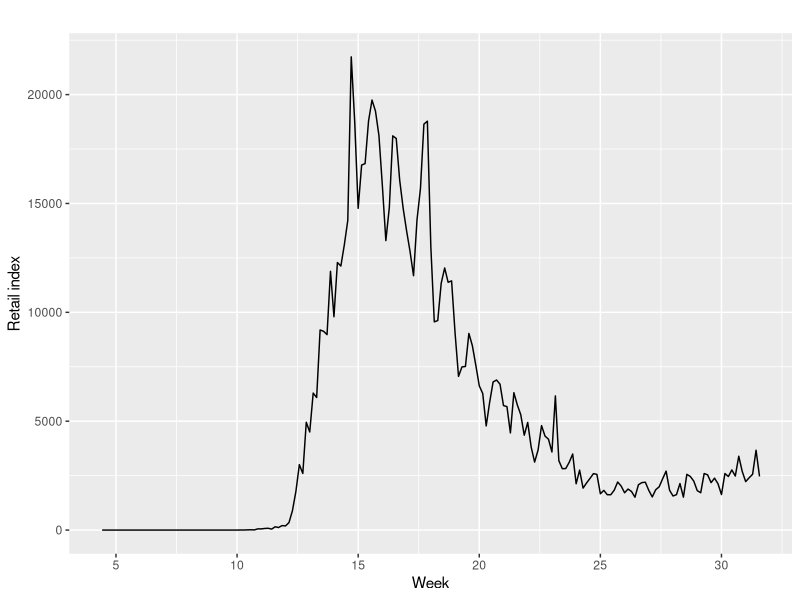
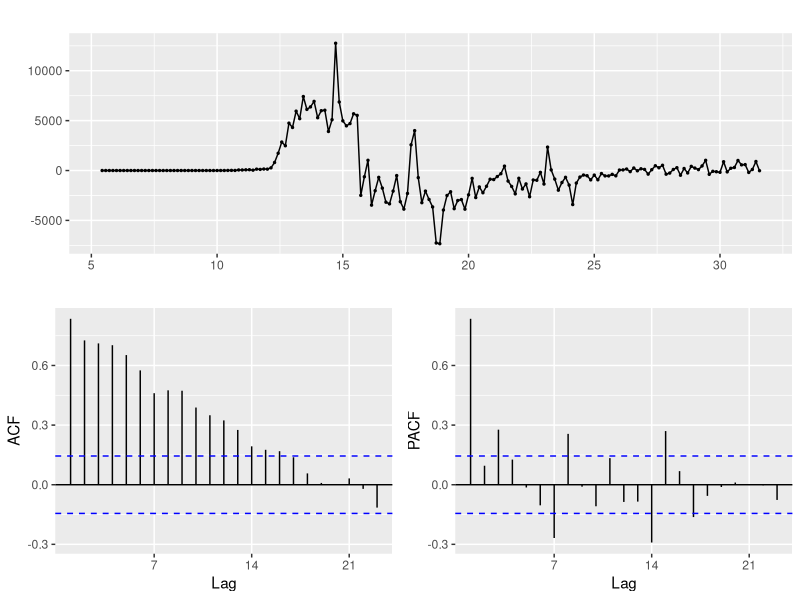
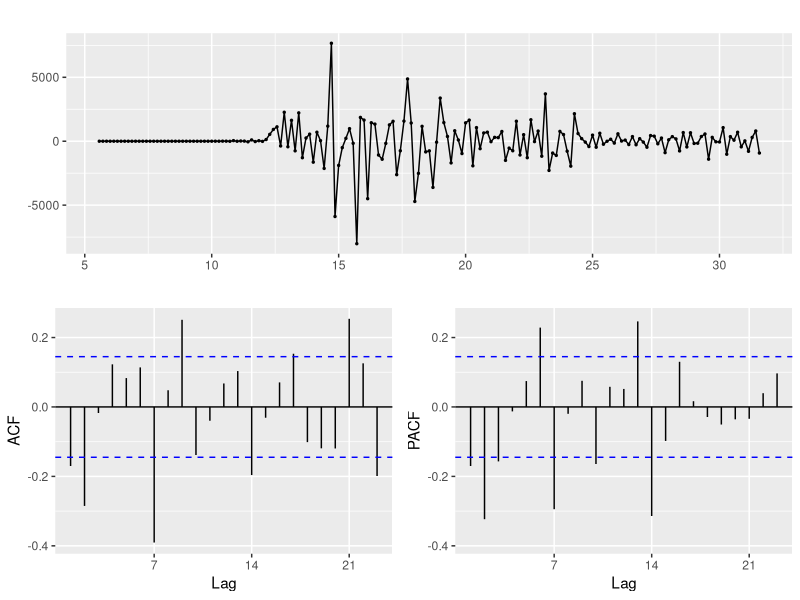
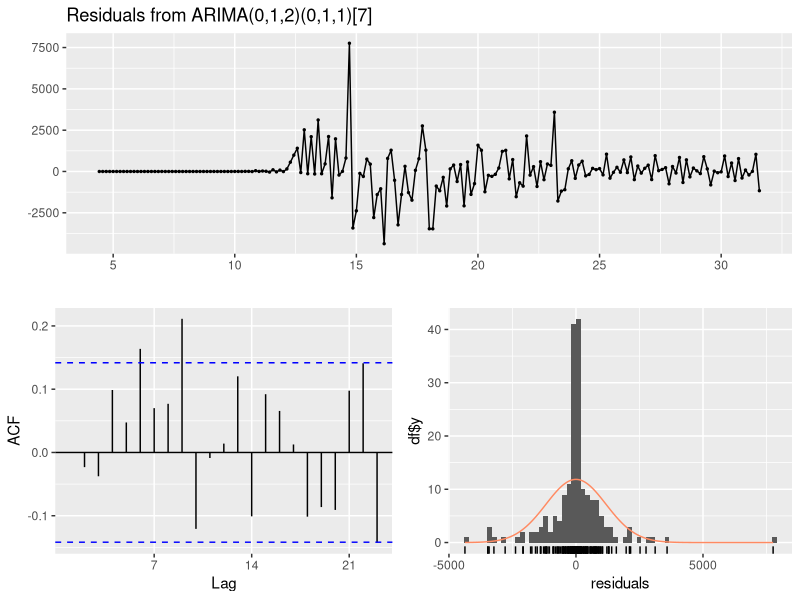
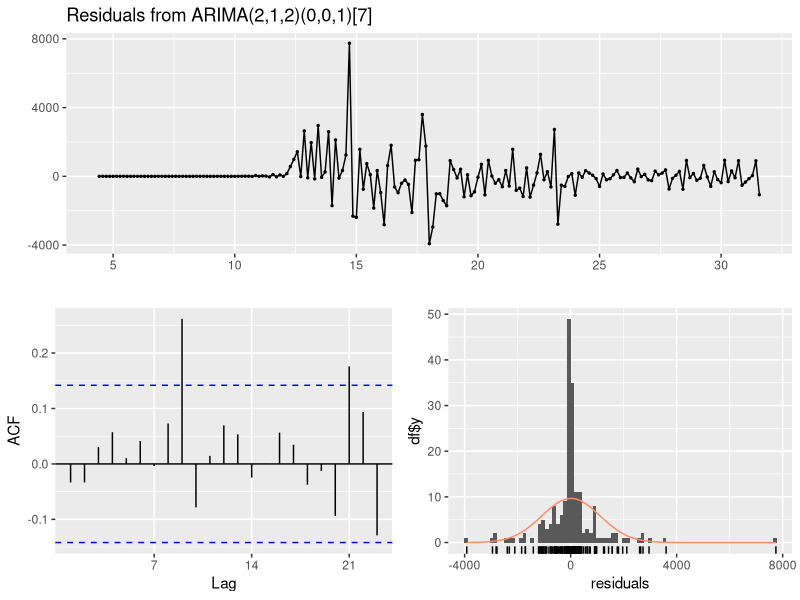
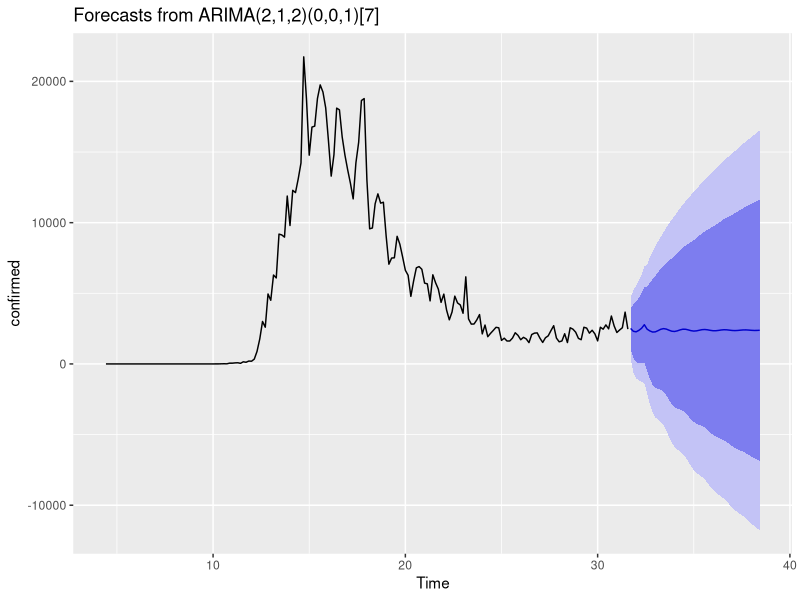
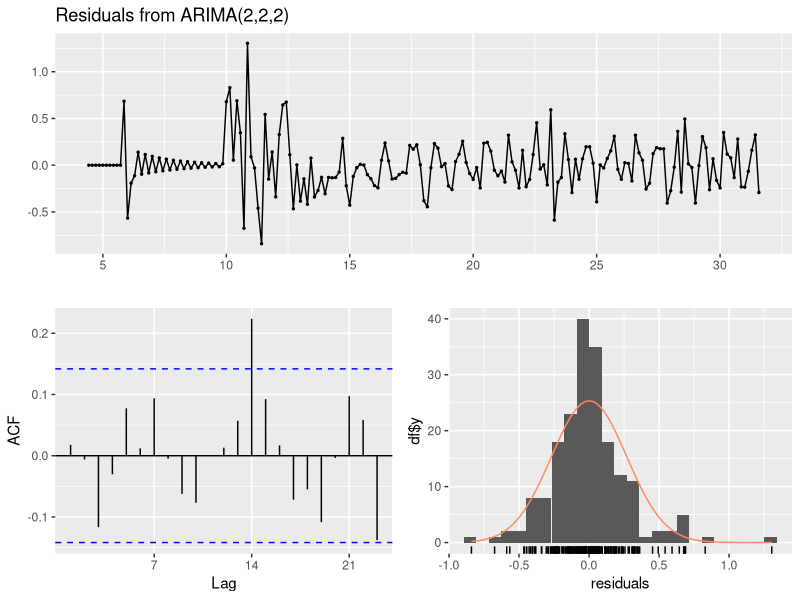
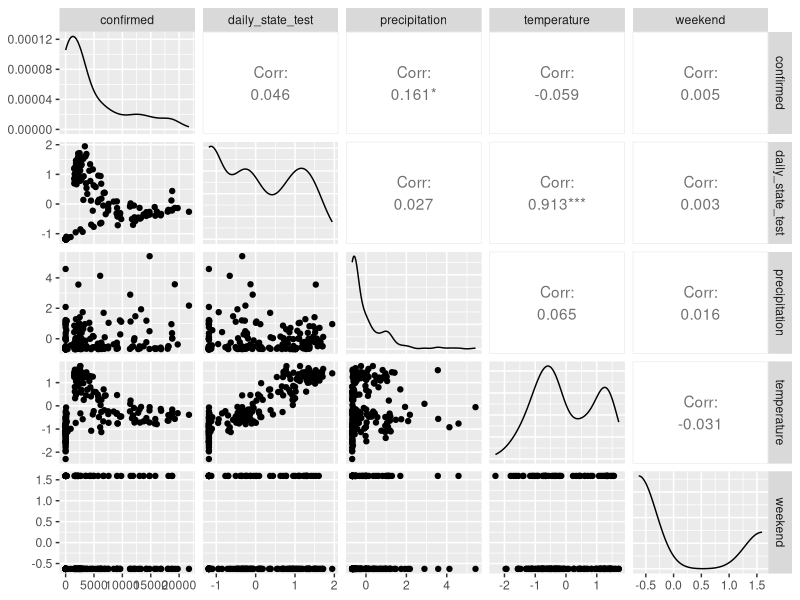

The R source for these figures, in order:
## ---- chunk 1
knitr::opts_chunk$set(echo = TRUE, message = F, warning = F)
library(tidyverse)
library(ggfortify)
library(forecast)
## ---- chunk 2
df <- read.csv("ne_train.csv", row.names = 1)
confirmed <- ts(df$confirmed, start = c(4, 4), frequency = 7)
confirmed
## ---- chunk 3
autoplot(confirmed) +
  ylab("Retail index") +
  xlab("Week")
## ---- chunk 4
confirmed %>% diff(lag = 7) %>% ggtsdisplay()
## ---- chunk 5
confirmed %>%
  diff(lag = 7) %>%
  diff() %>%
  ggtsdisplay()
## ---- chunk 6
fit1 <- Arima(confirmed, order = c(0, 1, 2), seasonal = c(0, 1, 1))
checkresiduals(fit1)
## ---- chunk 7
auto.arima(confirmed, seasonal = TRUE)
## ---- chunk 8
fit2 <- Arima(confirmed, order = c(2, 1, 2), seasonal = c(0, 0, 1))
checkresiduals(fit2)
## ---- chunk 9
df_test <- read.csv("ne_test.csv", row.names = 1)
confirmed_test <- ts(df_test$confirmed, start = c(31, 6), frequency = 7)
confirmed_test
## ---- chunk 10
fit2 %>% forecast(h = 48) %>% autoplot()
## ---- chunk 11
pred = data.frame(forecast(fit2, h = 48))[, 1]
# RMSE
sqrt(mean((pred - confirmed_test)^2))
## ---- chunk 12
log_confirmed <- log(confirmed + 1)
auto.arima(log_confirmed, seasonal = TRUE)
fit3 <- arima(log_confirmed, order = c(2, 2, 2))
checkresiduals(fit3)
## ---- chunk 13
# make predictions
pred3 = exp(data.frame(forecast(fit3, h = 48))[, 1]) - 1
# RMSE
sqrt(mean((pred3 - confirmed_test)^2))
## ---- chunk 14
df_sub <- df %>%
  select(confirmed, daily_state_test, precipitation, temperature, weekend)
df_sub %>% GGally::ggpairs()
## ---- chunk 15
# Loading time series data and predictors
df_sub$confirmed <- ts(df_sub$confirmed, start = c(4, 4), frequency = 7)
df_sub$daily_state_test <- ts(df_sub$daily_state_test, start = c(4, 4), frequency = 7)
df_sub$precipitation <- ts(df_sub$precipitation, start = c(4, 4), frequency = 7)
df_sub$temperature <- ts(df_sub$temperature, start = c(4, 4), frequency = 7)
attach(df_sub)

# fit will all exogenous variables available
multi.fit1 <- auto.arima(confirmed, xreg = cbind(daily_state_test, precipitation, temperature, weekend))
summary(multi.fit1)
## ---- chunk 16
checkresiduals(multi.fit1)
## ---- chunk 17
multi.fit2 <- auto.arima(confirmed, xreg = cbind(daily_state_test, precipitation, temperature))
multi.fit3 <- auto.arima(confirmed, xreg = cbind(precipitation, temperature))
multi.fit4 <- auto.arima(confirmed, xreg = cbind(daily_state_test, precipitation))
multi.fit5 <- auto.arima(confirmed, xreg = cbind(precipitation))
data.frame(
  model = c("multi.fit1", "multi.fit2", "multi.fit3", "multi.fit4", "multi.fit5"),
  AIC = c(multi.fit1$aic, multi.fit2$aic, multi.fit3$aic, multi.fit4$aic, multi.fit5$aic),
  BIC = c(multi.fit1$bic, multi.fit2$bic, multi.fit3$bic, multi.fit4$bic, multi.fit5$bic))
## ---- chunk 18
checkresiduals(multi.fit2)$p.value
checkresiduals(multi.fit3)$p.value
checkresiduals(multi.fit4)$p.value
checkresiduals(multi.fit5)$p.value
## ---- chunk 19
fitted_confirmed <- fitted(multi.fit5)
confirmed_df = data.frame(
  time = 1:length(confirmed),
  value = c(confirmed, fitted_confirmed),
  type = c(rep("true", length(confirmed)), rep("forecasts", length(fitted_confirmed)))
)
ggplot(confirmed_df, aes(x = time, y = value, col = as.factor(type))) +
  geom_line(size = 0.75) +
  labs(y = "Y", x = "Time",
       title = "Fitted values against actual, 01/22/2020 - 07/30/2020") +
  theme(axis.title = element_text(family = "serif"),
        plot.title = element_text(hjust = 0.5, size = 12, family = "serif", face = "bold"),
        legend.position = c(0.85, 0.2),
        legend.title = element_blank(),
        legend.text = element_text(family = "serif", face = "bold"),
        legend.key = element_rect(color = "transparent"),
        legend.background = element_rect(fill = "lightgrey")) +
  scale_color_discrete(name = "Lead", labels = c("Forecast", " Actual Value"))
## ---- chunk 20
pred.fit5 = data.frame(forecast(multi.fit5, xreg = df_test$precipitation))[, 1]
# RMSE
sqrt(mean((pred.fit5 - confirmed_test)^2))
## ---- chunk 21
pred_df = data.frame(
  time = 1:length(df_test$confirmed),
  value = c(df_test$confirmed, pred.fit5),
  type = c(rep("true", length(df_test$confirmed)), rep("forecasts", length(pred.fit5)))
)
ggplot(pred_df, aes(x = time, y = value, col = as.factor(type))) +
  geom_line(size = 0.75) +
  labs(y = "Y", x = "Time",
       title = "Forecast values against actual, 07/31/2020 - 09/16/2020") +
  theme(axis.title = element_text(family = "serif"),
        plot.title = element_text(hjust = 0.5, size = 12, family = "serif", face = "bold"),
        legend.position = c(0.85, 0.2),
        legend.title = element_blank(),
        legend.text = element_text(family = "serif", face = "bold"),
        legend.key = element_rect(color = "transparent"),
        legend.background = element_rect(fill = "lightgrey")) +
  scale_color_discrete(name = "Lead", labels = c("Forecast", " Actual Value"))
